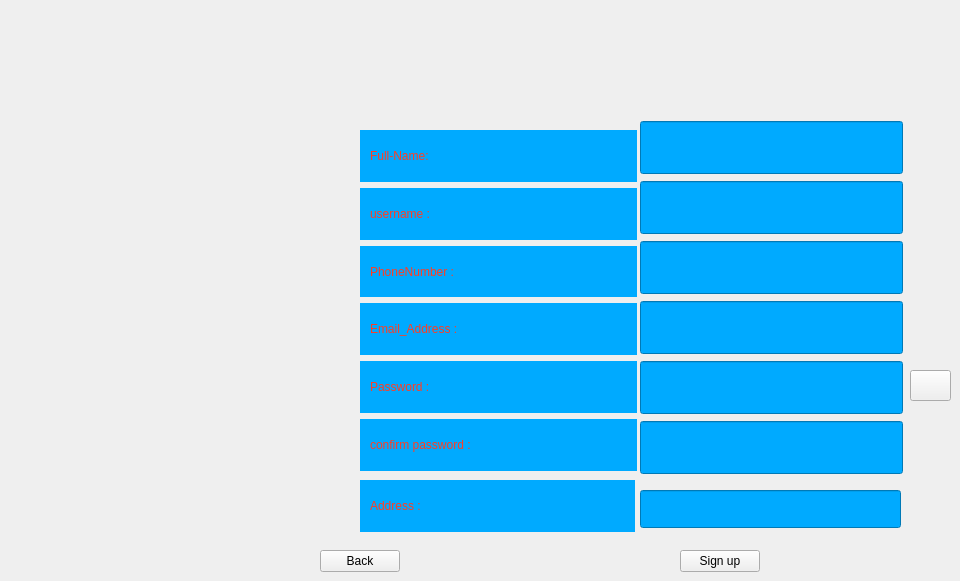
    <widget class="QWidget" name="SignUpPage">
     <property name="enabled">
      <bool>true</bool>
     </property>
     <widget class="QWidget" name="layoutWidget">
      <property name="geometry">
       <rect>
        <x>360</x>
        <y>130</y>
        <width>277</width>
        <height>341</height>
       </rect>
      </property>
      <layout class="QVBoxLayout" name="verticalLayout_3">
       <item>
        <widget class="QLabel" name="label_12">
         <property name="styleSheet">
          <string notr="true">color: rgb(255, 61, 35);
font: 700 24pt &quot;Tw Cen MT Condensed&quot;;
background-color: rgb(0, 170, 255);</string>
         </property>
         <property name="text">
          <string>Full-Name:</string>
         </property>
         <property name="wordWrap">
          <bool>false</bool>
         </property>
         <property name="indent">
          <number>10</number>
         </property>
        </widget>
       </item>
       <item>
        <widget class="QLabel" name="label_13">
         <property name="styleSheet">
          <string notr="true">color: rgb(255, 61, 35);
font: 700 24pt &quot;Tw Cen MT Condensed&quot;;
background-color: rgb(0, 170, 255);</string>
         </property>
         <property name="text">
          <string>username : </string>
         </property>
         <property name="indent">
          <number>10</number>
         </property>
        </widget>
       </item>
       <item>
        <widget class="QLabel" name="label_14">
         <property name="styleSheet">
          <string notr="true">color: rgb(255, 61, 35);
font: 700 24pt &quot;Tw Cen MT Condensed&quot;;
background-color: rgb(0, 170, 255);</string>
         </property>
         <property name="text">
          <string>PhoneNumber : </string>
         </property>
         <property name="indent">
          <number>10</number>
         </property>
        </widget>
       </item>
       <item>
        <widget class="QLabel" name="label_15">
         <property name="styleSheet">
          <string notr="true">color: rgb(255, 61, 35);
font: 700 24pt &quot;Tw Cen MT Condensed&quot;;
background-color: rgb(0, 170, 255);</string>
         </property>
         <property name="text">
          <string>Email_Address : </string>
         </property>
         <property name="indent">
          <number>10</number>
         </property>
        </widget>
       </item>
       <item>
        <widget class="QLabel" name="label_16">
         <property name="styleSheet">
          <string notr="true">color: rgb(255, 61, 35);
font: 700 24pt &quot;Tw Cen MT Condensed&quot;;
background-color: rgb(0, 170, 255);</string>
         </property>
         <property name="text">
          <string>Password : </string>
         </property>
         <property name="indent">
          <number>10</number>
         </property>
        </widget>
       </item>
       <item>
        <widget class="QLabel" name="label_17">
         <property name="styleSheet">
          <string notr="true">color: rgb(255, 61, 35);
font: 700 24pt &quot;Tw Cen MT Condensed&quot;;
background-color: rgb(0, 170, 255);</string>
         </property>
         <property name="text">
          <string>confirm password : </string>
         </property>
         <property name="indent">
          <number>10</number>
         </property>
        </widget>
       </item>
      </layout>
     </widget>
     <widget class="QWidget" name="layoutWidget_2">
      <property name="geometry">
       <rect>
        <x>640</x>
        <y>120</y>
        <width>263</width>
        <height>361</height>
       </rect>
      </property>
      <layout class="QVBoxLayout" name="verticalLayout_4">
       <item>
        <widget class="QLineEdit" name="lineEdit_9">
         <property name="font">
          <font>
           <family>Tw Cen MT Condensed</family>
           <pointsize>24</pointsize>
           <italic>false</italic>
           <bold>true</bold>
          </font>
         </property>
         <property name="styleSheet">
          <string notr="true">color: rgb(255, 61, 35);
font: 700 24pt &quot;Tw Cen MT Condensed&quot;;
background-color: rgb(0, 170, 255);</string>
         </property>
        </widget>
       </item>
       <item>
        <widget class="QLineEdit" name="lineEdit_10">
         <property name="font">
          <font>
           <family>Tw Cen MT Condensed</family>
           <pointsize>24</pointsize>
           <italic>false</italic>
           <bold>true</bold>
          </font>
         </property>
         <property name="styleSheet">
          <string notr="true">color: rgb(255, 61, 35);
font: 700 24pt &quot;Tw Cen MT Condensed&quot;;
background-color: rgb(0, 170, 255);</string>
         </property>
        </widget>
       </item>
       <item>
        <widget class="QLineEdit" name="lineEdit_11">
         <property name="font">
          <font>
           <family>Tw Cen MT Condensed</family>
           <pointsize>24</pointsize>
           <italic>false</italic>
           <bold>true</bold>
          </font>
         </property>
         <property name="styleSheet">
          <string notr="true">color: rgb(255, 61, 35);
font: 700 24pt &quot;Tw Cen MT Condensed&quot;;
background-color: rgb(0, 170, 255);</string>
         </property>
        </widget>
       </item>
       <item>
        <widget class="QLineEdit" name="lineEdit_12">
         <property name="font">
          <font>
           <family>Tw Cen MT Condensed</family>
           <pointsize>24</pointsize>
           <italic>false</italic>
           <bold>true</bold>
          </font>
         </property>
         <property name="styleSheet">
          <string notr="true">color: rgb(255, 61, 35);
font: 700 24pt &quot;Tw Cen MT Condensed&quot;;
background-color: rgb(0, 170, 255);</string>
         </property>
        </widget>
       </item>
       <item>
        <widget class="QLineEdit" name="lineEdit_13">
         <property name="font">
          <font>
           <family>Tw Cen MT Condensed</family>
           <pointsize>24</pointsize>
           <italic>false</italic>
           <bold>true</bold>
          </font>
         </property>
         <property name="styleSheet">
          <string notr="true">color: rgb(255, 61, 35);
font: 700 24pt &quot;Tw Cen MT Condensed&quot;;
background-color: rgb(0, 170, 255);</string>
         </property>
         <property name="echoMode">
          <enum>QLineEdit::EchoMode::Password</enum>
         </property>
        </widget>
       </item>
       <item>
        <widget class="QLineEdit" name="lineEdit_14">
         <property name="font">
          <font>
           <family>Tw Cen MT Condensed</family>
           <pointsize>24</pointsize>
           <italic>false</italic>
           <bold>true</bold>
          </font>
         </property>
         <property name="styleSheet">
          <string notr="true">color: rgb(255, 61, 35);
font: 700 24pt &quot;Tw Cen MT Condensed&quot;;
background-color: rgb(0, 170, 255);</string>
         </property>
        </widget>
       </item>
      </layout>
     </widget>
     <widget class="QPushButton" name="eye_signup">
      <property name="geometry">
       <rect>
        <x>910</x>
        <y>370</y>
        <width>41</width>
        <height>31</height>
       </rect>
      </property>
      <property name="cursor">
       <cursorShape>PointingHandCursor</cursorShape>
      </property>
      <property name="styleSheet">
       <string notr="true">background_color:rgb(74, 74, 74);</string>
      </property>
      <property name="text">
       <string/>
      </property>
      <property name="icon">
       <iconset resource="Images.qrc">
        <normaloff>:/Images/close-eye.png</normaloff>:/Images/close-eye.png</iconset>
      </property>
     </widget>
     <widget class="QPushButton" name="SignupCheck">
      <property name="geometry">
       <rect>
        <x>680</x>
        <y>550</y>
        <width>80</width>
        <height>22</height>
       </rect>
      </property>
      <property name="cursor">
       <cursorShape>PointingHandCursor</cursorShape>
      </property>
      <property name="styleSheet">
       <string notr="true">background_color:rgb(74, 74, 74);</string>
      </property>
      <property name="text">
       <string>Sign up</string>
      </property>
      <property name="shortcut">
       <string>Enter</string>
      </property>
     </widget>
     <widget class="QPushButton" name="Back">
      <property name="geometry">
       <rect>
        <x>320</x>
        <y>550</y>
        <width>80</width>
        <height>22</height>
       </rect>
      </property>
      <property name="cursor">
       <cursorShape>PointingHandCursor</cursorShape>
      </property>
      <property name="styleSheet">
       <string notr="true">background_color:rgb(74, 74, 74);</string>
      </property>
      <property name="text">
       <string>Back</string>
      </property>
     </widget>
     <widget class="QLabel" name="label_18">
      <property name="geometry">
       <rect>
        <x>360</x>
        <y>480</y>
        <width>275</width>
        <height>52</height>
       </rect>
      </property>
      <property name="styleSheet">
       <string notr="true">color: rgb(255, 61, 35);
font: 700 24pt &quot;Tw Cen MT Condensed&quot;;
background-color: rgb(0, 170, 255);</string>
      </property>
      <property name="text">
       <string>Address : </string>
      </property>
      <property name="indent">
       <number>10</number>
      </property>
     </widget>
     <widget class="QLineEdit" name="lineEdit_15">
      <property name="geometry">
       <rect>
        <x>640</x>
        <y>490</y>
        <width>261</width>
        <height>38</height>
       </rect>
      </property>
      <property name="font">
       <font>
        <family>Tw Cen MT Condensed</family>
        <pointsize>24</pointsize>
        <italic>false</italic>
        <bold>true</bold>
       </font>
      </property>
      <property name="styleSheet">
       <string notr="true">color: rgb(255, 61, 35);
font: 700 24pt &quot;Tw Cen MT Condensed&quot;;
background-color: rgb(0, 170, 255);</string>
      </property>
     </widget>
    </widget>
